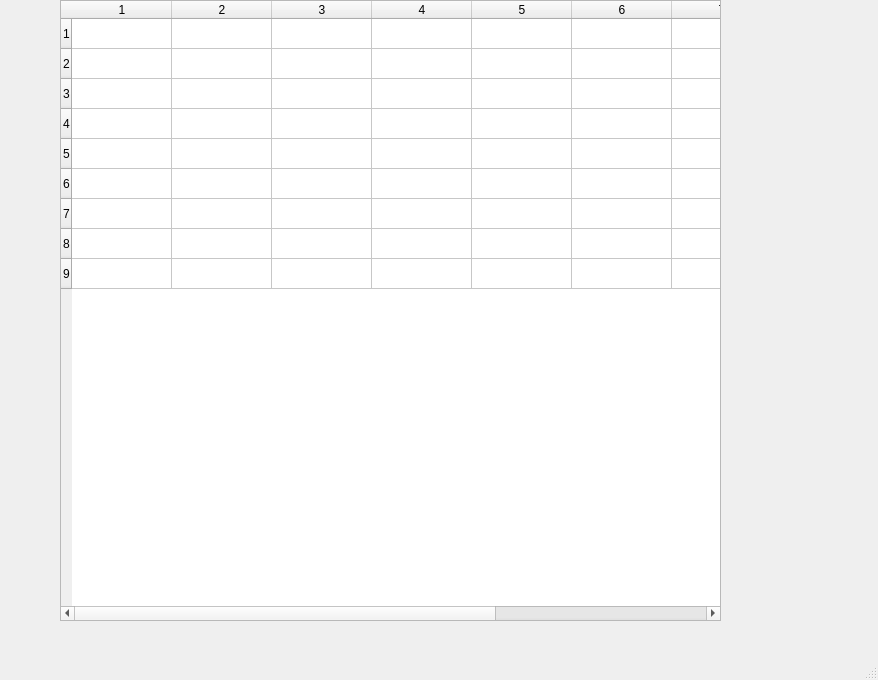
<?xml version="1.0" encoding="UTF-8"?>
<ui version="4.0">
 <class>MainWindow</class>
 <widget class="QMainWindow" name="MainWindow">
  <property name="geometry">
   <rect>
    <x>0</x>
    <y>0</y>
    <width>878</width>
    <height>680</height>
   </rect>
  </property>
  <property name="windowTitle">
   <string>MainWindow</string>
  </property>
  <widget class="QWidget" name="centralwidget">
   <widget class="QTableWidget" name="tableWidget">
    <property name="geometry">
     <rect>
      <x>60</x>
      <y>0</y>
      <width>661</width>
      <height>621</height>
     </rect>
    </property>
    <property name="rowCount">
     <number>9</number>
    </property>
    <property name="columnCount">
     <number>9</number>
    </property>
    <attribute name="horizontalHeaderShowSortIndicator" stdset="0">
     <bool>false</bool>
    </attribute>
    <row/>
    <row/>
    <row/>
    <row/>
    <row/>
    <row/>
    <row/>
    <row/>
    <row/>
    <column/>
    <column/>
    <column/>
    <column/>
    <column/>
    <column/>
    <column/>
    <column/>
    <column/>
   </widget>
  </widget>
  <widget class="QMenuBar" name="menubar">
   <property name="geometry">
    <rect>
     <x>0</x>
     <y>0</y>
     <width>878</width>
     <height>22</height>
    </rect>
   </property>
  </widget>
  <widget class="QStatusBar" name="statusbar"/>
 </widget>
 <resources/>
 <connections/>
</ui>
